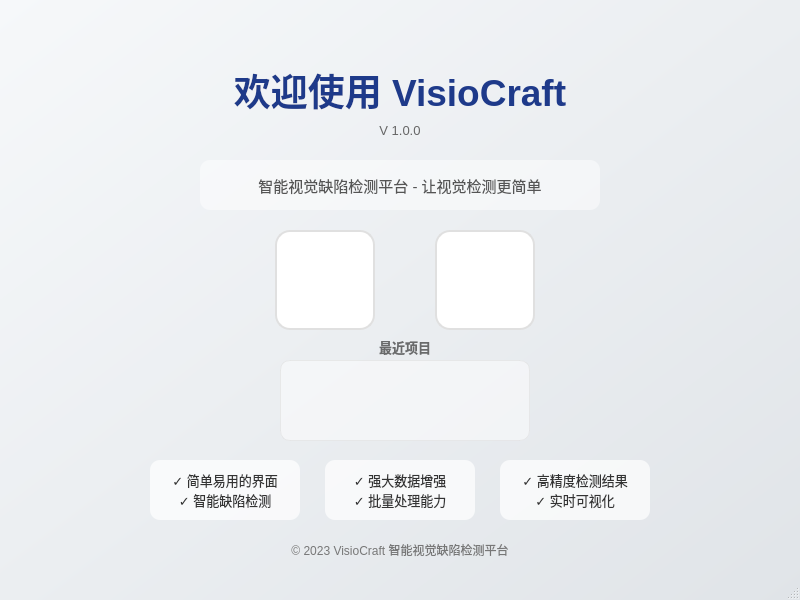
<?xml version="1.0" encoding="UTF-8"?>
<ui version="4.0">
 <class>MainWindow</class>
 <widget class="QMainWindow" name="MainWindow">
  <property name="geometry">
   <rect>
    <x>0</x>
    <y>0</y>
    <width>800</width>
    <height>600</height>
   </rect>
  </property>
  <property name="minimumSize">
   <size>
    <width>800</width>
    <height>600</height>
   </size>
  </property>
  <property name="font">
   <font>
    <bold>false</bold>
   </font>
  </property>
  <property name="windowTitle">
   <string>VisioCraft - 智能视觉缺陷检测</string>
  </property>
  <property name="styleSheet">
   <string notr="true">QMainWindow {
    background-color: qlineargradient(spread:pad, x1:0, y1:0, x2:1, y2:1, stop:0 #f6f8fa, stop:1 #e0e4e8);
}

QPushButton {
    background-color: #ffffff;
    border: 2px solid #e0e0e0;
    border-radius: 15px;
    padding: 10px;
}

QPushButton:hover {
    background-color: #f0f7ff;
    border: 2px solid #2473bd;
}

QPushButton:pressed {
    background-color: #e0e0e0;
    border: 2px solid #006ad1;
}

QLabel {
    color: #333333;
}

QLabel#welcome {
    color: #1e3a8a;
}

QLabel#versionLabel {
    color: #666666;
}

QLabel#copyrightLabel {
    color: #777777;
}

QLabel#descriptionLabel {
    color: #555555;
    background-color: rgba(255, 255, 255, 120);
    border-radius: 10px;
    padding: 10px;
}

QListWidget {
    background-color: rgba(255, 255, 255, 120);
    border-radius: 10px;
    padding: 1px;
    border: 1px solid rgba(224, 224, 224, 150);
}

QListWidget::item {
    padding: 1px 6px;
    border-bottom: 1px solid rgba(224, 224, 224, 150);
}

QListWidget::item:hover {
    background-color: rgba(230, 240, 255, 180);
}

QListWidget::item:selected {
    background-color: rgba(240, 247, 255, 150);
    color: #333333;
}
</string>
  </property>
  <widget class="QWidget" name="centralwidget">
   <widget class="QLabel" name="welcome">
    <property name="geometry">
     <rect>
      <x>150</x>
      <y>60</y>
      <width>500</width>
      <height>60</height>
     </rect>
    </property>
    <property name="font">
     <font>
      <family>Microsoft YaHei UI</family>
      <pointsize>28</pointsize>
      <bold>true</bold>
     </font>
    </property>
    <property name="text">
     <string>欢迎使用 VisioCraft</string>
    </property>
    <property name="alignment">
     <set>Qt::AlignmentFlag::AlignCenter</set>
    </property>
   </widget>
   <widget class="QLabel" name="versionLabel">
    <property name="geometry">
     <rect>
      <x>360</x>
      <y>120</y>
      <width>80</width>
      <height>20</height>
     </rect>
    </property>
    <property name="font">
     <font>
      <family>Microsoft YaHei UI</family>
      <pointsize>10</pointsize>
     </font>
    </property>
    <property name="text">
     <string>V 1.0.0</string>
    </property>
    <property name="alignment">
     <set>Qt::AlignmentFlag::AlignCenter</set>
    </property>
   </widget>
   <widget class="QLabel" name="descriptionLabel">
    <property name="geometry">
     <rect>
      <x>200</x>
      <y>160</y>
      <width>400</width>
      <height>50</height>
     </rect>
    </property>
    <property name="font">
     <font>
      <family>Microsoft YaHei UI</family>
      <pointsize>11</pointsize>
     </font>
    </property>
    <property name="text">
     <string>智能视觉缺陷检测平台 - 让视觉检测更简单</string>
    </property>
    <property name="alignment">
     <set>Qt::AlignmentFlag::AlignCenter</set>
    </property>
   </widget>
   <widget class="QLabel" name="recentLabel">
    <property name="geometry">
     <rect>
      <x>280</x>
      <y>336</y>
      <width>250</width>
      <height>21</height>
     </rect>
    </property>
    <property name="font">
     <font>
      <family>Microsoft YaHei UI</family>
      <pointsize>10</pointsize>
      <bold>true</bold>
     </font>
    </property>
    <property name="styleSheet">
     <string notr="true">color: rgba(51, 51, 51, 180);</string>
    </property>
    <property name="text">
     <string>最近项目</string>
    </property>
    <property name="alignment">
     <set>Qt::AlignmentFlag::AlignCenter</set>
    </property>
   </widget>
   <widget class="QListWidget" name="recentList">
    <property name="geometry">
     <rect>
      <x>280</x>
      <y>360</y>
      <width>250</width>
      <height>81</height>
     </rect>
    </property>
    <property name="font">
     <font>
      <family>Microsoft YaHei UI</family>
      <pointsize>10</pointsize>
     </font>
    </property>
    <property name="styleSheet">
     <string notr="true">background-color: rgba(255, 255, 255, 120);
border-radius: 10px;
padding: 5px;
border: 1px solid rgba(224, 224, 224, 150);</string>
    </property>
    <property name="verticalScrollBarPolicy">
     <enum>Qt::ScrollBarPolicy::ScrollBarAsNeeded</enum>
    </property>
    <property name="horizontalScrollBarPolicy">
     <enum>Qt::ScrollBarPolicy::ScrollBarAlwaysOff</enum>
    </property>
    <property name="editTriggers">
     <set>QAbstractItemView::EditTrigger::NoEditTriggers</set>
    </property>
    <property name="alternatingRowColors">
     <bool>false</bool>
    </property>
    <property name="selectionMode">
     <enum>QAbstractItemView::SelectionMode::SingleSelection</enum>
    </property>
    <property name="iconSize">
     <size>
      <width>16</width>
      <height>16</height>
     </size>
    </property>
    <property name="textElideMode">
     <enum>Qt::TextElideMode::ElideMiddle</enum>
    </property>
    <property name="movement">
     <enum>QListView::Movement::Static</enum>
    </property>
    <property name="flow">
     <enum>QListView::Flow::TopToBottom</enum>
    </property>
    <property name="isWrapping" stdset="0">
     <bool>false</bool>
    </property>
    <property name="resizeMode">
     <enum>QListView::ResizeMode::Fixed</enum>
    </property>
    <property name="spacing">
     <number>2</number>
    </property>
    <property name="uniformItemSizes">
     <bool>false</bool>
    </property>
    <property name="batchSize">
     <number>3</number>
    </property>
    <property name="selectionRectVisible">
     <bool>false</bool>
    </property>
    <property name="sortingEnabled">
     <bool>false</bool>
    </property>
   </widget>
   <widget class="QPushButton" name="openButton">
    <property name="geometry">
     <rect>
      <x>435</x>
      <y>230</y>
      <width>100</width>
      <height>100</height>
     </rect>
    </property>
    <property name="toolTip">
     <string>从磁盘中打开现有项目</string>
    </property>
    <property name="text">
     <string/>
    </property>
    <property name="icon">
     <iconset>
      <normaloff>ui/icon/open.svg</normaloff>ui/icon/open.svg</iconset>
    </property>
    <property name="iconSize">
     <size>
      <width>32</width>
      <height>32</height>
     </size>
    </property>
   </widget>
   <widget class="QPushButton" name="newButton">
    <property name="geometry">
     <rect>
      <x>275</x>
      <y>230</y>
      <width>100</width>
      <height>100</height>
     </rect>
    </property>
    <property name="toolTip">
     <string>创建新的项目</string>
    </property>
    <property name="text">
     <string/>
    </property>
    <property name="icon">
     <iconset>
      <normaloff>ui/icon/new.svg</normaloff>ui/icon/new.svg</iconset>
    </property>
    <property name="iconSize">
     <size>
      <width>40</width>
      <height>40</height>
     </size>
    </property>
   </widget>
   <widget class="QLabel" name="copyrightLabel">
    <property name="geometry">
     <rect>
      <x>220</x>
      <y>540</y>
      <width>360</width>
      <height>20</height>
     </rect>
    </property>
    <property name="font">
     <font>
      <family>Microsoft YaHei UI</family>
      <pointsize>9</pointsize>
     </font>
    </property>
    <property name="text">
     <string>© 2023 VisioCraft 智能视觉缺陷检测平台</string>
    </property>
    <property name="alignment">
     <set>Qt::AlignmentFlag::AlignCenter</set>
    </property>
   </widget>
   <widget class="QLabel" name="featureLabel1">
    <property name="geometry">
     <rect>
      <x>150</x>
      <y>460</y>
      <width>150</width>
      <height>60</height>
     </rect>
    </property>
    <property name="font">
     <font>
      <family>Microsoft YaHei UI</family>
      <pointsize>10</pointsize>
     </font>
    </property>
    <property name="styleSheet">
     <string notr="true">background-color: rgba(255, 255, 255, 180);
border-radius: 10px;
padding: 5px;</string>
    </property>
    <property name="text">
     <string>✓ 简单易用的界面
✓ 智能缺陷检测</string>
    </property>
    <property name="alignment">
     <set>Qt::AlignmentFlag::AlignCenter</set>
    </property>
   </widget>
   <widget class="QLabel" name="featureLabel2">
    <property name="geometry">
     <rect>
      <x>325</x>
      <y>460</y>
      <width>150</width>
      <height>60</height>
     </rect>
    </property>
    <property name="font">
     <font>
      <family>Microsoft YaHei UI</family>
      <pointsize>10</pointsize>
     </font>
    </property>
    <property name="styleSheet">
     <string notr="true">background-color: rgba(255, 255, 255, 180);
border-radius: 10px;
padding: 5px;</string>
    </property>
    <property name="text">
     <string>✓ 强大数据增强
✓ 批量处理能力</string>
    </property>
    <property name="alignment">
     <set>Qt::AlignmentFlag::AlignCenter</set>
    </property>
   </widget>
   <widget class="QLabel" name="featureLabel3">
    <property name="geometry">
     <rect>
      <x>500</x>
      <y>460</y>
      <width>150</width>
      <height>60</height>
     </rect>
    </property>
    <property name="font">
     <font>
      <family>Microsoft YaHei UI</family>
      <pointsize>10</pointsize>
     </font>
    </property>
    <property name="styleSheet">
     <string notr="true">background-color: rgba(255, 255, 255, 180);
border-radius: 10px;
padding: 5px;</string>
    </property>
    <property name="text">
     <string>✓ 高精度检测结果
✓ 实时可视化</string>
    </property>
    <property name="alignment">
     <set>Qt::AlignmentFlag::AlignCenter</set>
    </property>
   </widget>
  </widget>
  <widget class="QStatusBar" name="statusbar"/>
 </widget>
 <resources/>
 <connections/>
</ui>
